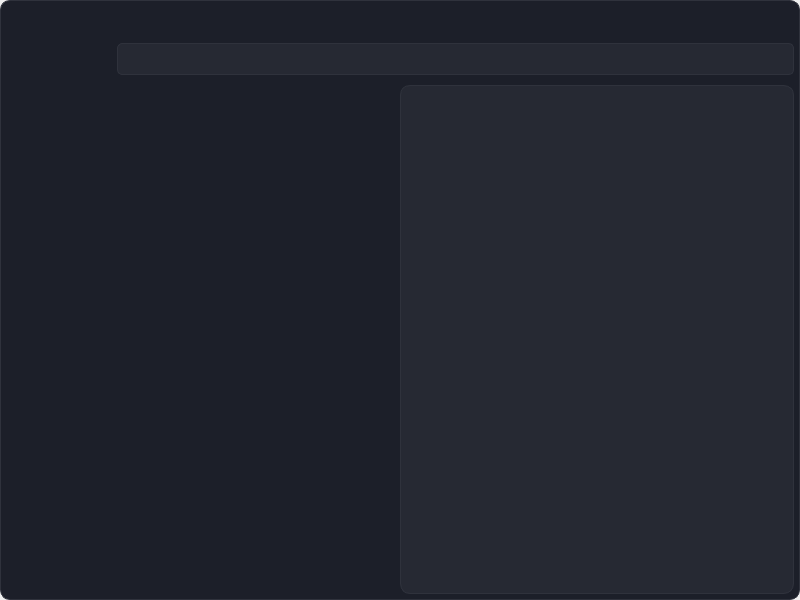
<?xml version="1.0" encoding="UTF-8"?>
<ui version="4.0">
 <class>MainWindow</class>
 <widget class="QMainWindow" name="MainWindow">
  <property name="geometry">
   <rect>
    <x>0</x>
    <y>0</y>
    <width>800</width>
    <height>600</height>
   </rect>
  </property>
  <property name="windowTitle">
   <string>Файловый менеджер</string>
  </property>
  <widget class="QWidget" name="centralwidget">
   <layout class="QGridLayout" name="gridLayout">
    <property name="leftMargin">
     <number>0</number>
    </property>
    <property name="topMargin">
     <number>0</number>
    </property>
    <property name="rightMargin">
     <number>0</number>
    </property>
    <property name="bottomMargin">
     <number>0</number>
    </property>
    <property name="spacing">
     <number>0</number>
    </property>
    <item row="0" column="0">
     <widget class="ResizableFrame" name="window">
      <property name="styleSheet">
       <string notr="true">QFrame {
	background-color: rgb(28, 31, 41);
	color: white;
	border: 1px solid rgb(47, 50, 60);
	border-radius: 10px;
}</string>
      </property>
      <property name="frameShape">
       <enum>QFrame::StyledPanel</enum>
      </property>
      <property name="frameShadow">
       <enum>QFrame::Raised</enum>
      </property>
      <layout class="QVBoxLayout" name="verticalLayout_2" stretch="0,1">
       <property name="spacing">
        <number>5</number>
       </property>
       <property name="leftMargin">
        <number>0</number>
       </property>
       <property name="topMargin">
        <number>0</number>
       </property>
       <property name="rightMargin">
        <number>0</number>
       </property>
       <property name="bottomMargin">
        <number>0</number>
       </property>
       <item>
        <layout class="QHBoxLayout" name="titleLayout">
         <property name="spacing">
          <number>5</number>
         </property>
         <property name="leftMargin">
          <number>6</number>
         </property>
         <property name="topMargin">
          <number>5</number>
         </property>
         <property name="rightMargin">
          <number>5</number>
         </property>
         <item>
          <widget class="QLabel" name="label">
           <property name="minimumSize">
            <size>
             <width>30</width>
             <height>30</height>
            </size>
           </property>
           <property name="maximumSize">
            <size>
             <width>30</width>
             <height>30</height>
            </size>
           </property>
           <property name="styleSheet">
            <string notr="true">QLabel {
	border: none;
}</string>
           </property>
           <property name="pixmap">
            <pixmap resource="resources.qrc">:/filemanager.ico</pixmap>
           </property>
           <property name="scaledContents">
            <bool>true</bool>
           </property>
          </widget>
         </item>
         <item>
          <widget class="TitleBar" name="titleBar">
           <property name="styleSheet">
            <string notr="true">QFrame {
	border: none;
}</string>
           </property>
           <property name="frameShape">
            <enum>QFrame::StyledPanel</enum>
           </property>
           <property name="frameShadow">
            <enum>QFrame::Raised</enum>
           </property>
           <layout class="QHBoxLayout" name="horizontalLayout">
            <property name="spacing">
             <number>2</number>
            </property>
            <property name="leftMargin">
             <number>0</number>
            </property>
            <property name="topMargin">
             <number>0</number>
            </property>
            <property name="rightMargin">
             <number>0</number>
            </property>
            <property name="bottomMargin">
             <number>0</number>
            </property>
            <item>
             <spacer name="horizontalSpacer_3">
              <property name="orientation">
               <enum>Qt::Horizontal</enum>
              </property>
              <property name="sizeHint" stdset="0">
               <size>
                <width>40</width>
                <height>20</height>
               </size>
              </property>
             </spacer>
            </item>
            <item>
             <widget class="QPushButton" name="minimizeButton">
              <property name="sizePolicy">
               <sizepolicy hsizetype="Minimum" vsizetype="Fixed">
                <horstretch>0</horstretch>
                <verstretch>0</verstretch>
               </sizepolicy>
              </property>
              <property name="minimumSize">
               <size>
                <width>32</width>
                <height>32</height>
               </size>
              </property>
              <property name="styleSheet">
               <string notr="true">QPushButton {
	background-color: rgb(28, 31, 41);
	color: white;
	border-radius: 5px;
}
QPushButton:hover:!pressed {
	background-color: rgb(47, 50, 60);
}
QPushButton:pressed {
	background-color: rgb(57, 60, 70);
}</string>
              </property>
              <property name="text">
               <string/>
              </property>
              <property name="icon">
               <iconset resource="resources.qrc">
                <normaloff>:/icons/remove_icon.svg</normaloff>:/icons/remove_icon.svg</iconset>
              </property>
              <property name="iconSize">
               <size>
                <width>18</width>
                <height>18</height>
               </size>
              </property>
             </widget>
            </item>
            <item>
             <widget class="QPushButton" name="maximizeButton">
              <property name="sizePolicy">
               <sizepolicy hsizetype="Minimum" vsizetype="Fixed">
                <horstretch>0</horstretch>
                <verstretch>0</verstretch>
               </sizepolicy>
              </property>
              <property name="minimumSize">
               <size>
                <width>32</width>
                <height>32</height>
               </size>
              </property>
              <property name="styleSheet">
               <string notr="true">QPushButton {
	background-color: rgb(28, 31, 41);
	color: white;
	border-radius: 5px;
}
QPushButton:hover:!pressed {
	background-color: rgb(47, 50, 60);
}
QPushButton:pressed {
	background-color: rgb(57, 60, 70);
}</string>
              </property>
              <property name="text">
               <string/>
              </property>
              <property name="icon">
               <iconset resource="resources.qrc">
                <normaloff>:/icons/fullscreen_icon.svg</normaloff>:/icons/fullscreen_icon.svg</iconset>
              </property>
              <property name="iconSize">
               <size>
                <width>18</width>
                <height>18</height>
               </size>
              </property>
             </widget>
            </item>
            <item>
             <widget class="QPushButton" name="closeButton">
              <property name="sizePolicy">
               <sizepolicy hsizetype="Minimum" vsizetype="Fixed">
                <horstretch>0</horstretch>
                <verstretch>0</verstretch>
               </sizepolicy>
              </property>
              <property name="minimumSize">
               <size>
                <width>32</width>
                <height>32</height>
               </size>
              </property>
              <property name="styleSheet">
               <string notr="true">QPushButton {
	background-color: rgb(28, 31, 41);
	color: white;
	border-radius: 5px;
}
QPushButton:hover:!pressed {
	background-color: rgb(190, 26, 26);
}
QPushButton:pressed {
	background-color: rgb(205, 26, 26);
}</string>
              </property>
              <property name="text">
               <string/>
              </property>
              <property name="icon">
               <iconset resource="resources.qrc">
                <normaloff>:/icons/close_icon.svg</normaloff>:/icons/close_icon.svg</iconset>
              </property>
              <property name="iconSize">
               <size>
                <width>18</width>
                <height>18</height>
               </size>
              </property>
             </widget>
            </item>
           </layout>
          </widget>
         </item>
        </layout>
       </item>
       <item>
        <layout class="QVBoxLayout" name="mainLayout" stretch="0,1">
         <property name="spacing">
          <number>10</number>
         </property>
         <property name="leftMargin">
          <number>5</number>
         </property>
         <property name="rightMargin">
          <number>5</number>
         </property>
         <property name="bottomMargin">
          <number>5</number>
         </property>
         <item>
          <layout class="QHBoxLayout" name="toolbarLayout">
           <property name="spacing">
            <number>5</number>
           </property>
           <property name="leftMargin">
            <number>0</number>
           </property>
           <property name="rightMargin">
            <number>0</number>
           </property>
           <item>
            <widget class="QPushButton" name="backButton">
             <property name="minimumSize">
              <size>
               <width>32</width>
               <height>32</height>
              </size>
             </property>
             <property name="maximumSize">
              <size>
               <width>32</width>
               <height>32</height>
              </size>
             </property>
             <property name="styleSheet">
              <string notr="true">QPushButton {
	background-color: rgb(28, 31, 41);
	color: white;
	border-radius: 5px;
}
QPushButton:hover:!pressed {
	background-color: rgb(47, 50, 60);
}
QPushButton:pressed {
	background-color: rgb(57, 60, 70);
}</string>
             </property>
             <property name="text">
              <string/>
             </property>
             <property name="icon">
              <iconset resource="resources.qrc">
               <normaloff>:/icons/back_arrow.svg</normaloff>:/icons/back_arrow.svg</iconset>
             </property>
             <property name="iconSize">
              <size>
               <width>16</width>
               <height>16</height>
              </size>
             </property>
            </widget>
           </item>
           <item>
            <widget class="QPushButton" name="forwardButton">
             <property name="minimumSize">
              <size>
               <width>32</width>
               <height>32</height>
              </size>
             </property>
             <property name="maximumSize">
              <size>
               <width>32</width>
               <height>32</height>
              </size>
             </property>
             <property name="styleSheet">
              <string notr="true">QPushButton {
	background-color: rgb(28, 31, 41);
	color: white;
	border-radius: 5px;
}
QPushButton:hover:!pressed {
	background-color: rgb(47, 50, 60);
}
QPushButton:pressed {
	background-color: rgb(57, 60, 70);
}</string>
             </property>
             <property name="text">
              <string/>
             </property>
             <property name="icon">
              <iconset resource="resources.qrc">
               <normaloff>:/icons/forward_arrow.svg</normaloff>:/icons/forward_arrow.svg</iconset>
             </property>
             <property name="iconSize">
              <size>
               <width>16</width>
               <height>16</height>
              </size>
             </property>
            </widget>
           </item>
           <item>
            <widget class="QPushButton" name="upButton">
             <property name="minimumSize">
              <size>
               <width>32</width>
               <height>32</height>
              </size>
             </property>
             <property name="maximumSize">
              <size>
               <width>32</width>
               <height>32</height>
              </size>
             </property>
             <property name="styleSheet">
              <string notr="true">QPushButton {
	background-color: rgb(28, 31, 41);
	color: white;
	border-radius: 5px;
}
QPushButton:hover:!pressed {
	background-color: rgb(47, 50, 60);
}
QPushButton:pressed {
	background-color: rgb(57, 60, 70);
}</string>
             </property>
             <property name="text">
              <string/>
             </property>
             <property name="icon">
              <iconset resource="resources.qrc">
               <normaloff>:/icons/up_arrow.svg</normaloff>:/icons/up_arrow.svg</iconset>
             </property>
             <property name="iconSize">
              <size>
               <width>16</width>
               <height>16</height>
              </size>
             </property>
            </widget>
           </item>
           <item>
            <widget class="QLineEdit" name="lineEdit">
             <property name="minimumSize">
              <size>
               <width>0</width>
               <height>32</height>
              </size>
             </property>
             <property name="styleSheet">
              <string notr="true">QLineEdit {
	border: 1px solid rgb(47, 50, 60);
	border-radius: 5px;
	background-color: rgb(38, 41, 51);
	color: white;
	padding-left: 5px;
}</string>
             </property>
            </widget>
           </item>
          </layout>
         </item>
         <item>
          <widget class="QSplitter" name="splitter">
           <property name="minimumSize">
            <size>
             <width>0</width>
             <height>0</height>
            </size>
           </property>
           <property name="maximumSize">
            <size>
             <width>16777215</width>
             <height>16777215</height>
            </size>
           </property>
           <property name="styleSheet">
            <string notr="true">QSplitter {
	border: none;
}
QSplitter::handle {
	image: none;
}</string>
           </property>
           <property name="orientation">
            <enum>Qt::Horizontal</enum>
           </property>
           <property name="handleWidth">
            <number>0</number>
           </property>
           <property name="childrenCollapsible">
            <bool>false</bool>
           </property>
           <widget class="TreeView" name="treeView">
            <property name="minimumSize">
             <size>
              <width>0</width>
              <height>0</height>
             </size>
            </property>
            <property name="styleSheet">
             <string notr="true">QTreeView {
	border: none;
	border-top-left-radius: 0;
	border-top-right-radius: 0;
	border-bottom-left-radius: 10px;
	border-bottom-right-radius: 0;
}
QTreeView::item {
	border-radius: 5px;
}
QTreeView::item:hover {
	background-color: rgb(57, 60, 70);
}
QTreeView::item:selected {
	background-color: rgb(77, 80, 90);
}</string>
            </property>
            <attribute name="headerVisible">
             <bool>false</bool>
            </attribute>
           </widget>
           <widget class="ListView" name="listView">
            <property name="minimumSize">
             <size>
              <width>0</width>
              <height>0</height>
             </size>
            </property>
            <property name="mouseTracking">
             <bool>true</bool>
            </property>
            <property name="styleSheet">
             <string notr="true">QListView {
	border: 1px solid rgb(47, 50, 60);
	border-radius: 10px;
	background-color: rgb(38, 41, 51);
	padding: 10px;
}
QListView::item {
	border-radius: 10px;
}
QListView::item:selected {
	background-color: red;
}</string>
            </property>
            <property name="flow">
             <enum>QListView::LeftToRight</enum>
            </property>
            <property name="spacing">
             <number>5</number>
            </property>
            <property name="wordWrap">
             <bool>true</bool>
            </property>
           </widget>
          </widget>
         </item>
        </layout>
       </item>
      </layout>
     </widget>
    </item>
   </layout>
  </widget>
 </widget>
 <customwidgets>
  <customwidget>
   <class>TitleBar</class>
   <extends>QFrame</extends>
   <header location="global">titlebar.h</header>
   <container>1</container>
  </customwidget>
  <customwidget>
   <class>ResizableFrame</class>
   <extends>QFrame</extends>
   <header location="global">resizableframe.h</header>
   <container>1</container>
  </customwidget>
  <customwidget>
   <class>TreeView</class>
   <extends>QTreeView</extends>
   <header location="global">treeview.h</header>
  </customwidget>
  <customwidget>
   <class>ListView</class>
   <extends>QListView</extends>
   <header location="global">listview.h</header>
  </customwidget>
 </customwidgets>
 <resources>
  <include location="resources.qrc"/>
 </resources>
 <connections/>
</ui>
